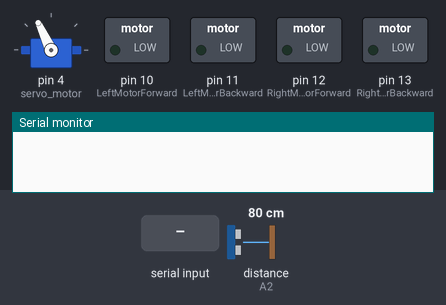
Recording of a sketch running on a simulated Arduino Uno, built with avr-gcc and run on an emulated ATmega328P. On the bench: servo, switched loads named in the sketch (green lamp = pin HIGH), the last lines printed to the serial monitor. Inputs (shaded band) come from the test bench; at power-on: distance to the obstacle (sensor on A2) 80 cm. The echo pulse lasts 58.3 µs per cm.

Above: at 3.9 s.
4.0 s: "1" received over Serial
At 4.6 s:
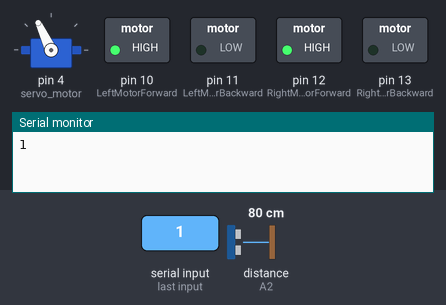
5.5 s: distance to the obstacle (sensor on A2) set to 43 cm
7.0 s: distance to the obstacle (sensor on A2) set to 36 cm
At 8.6 s:
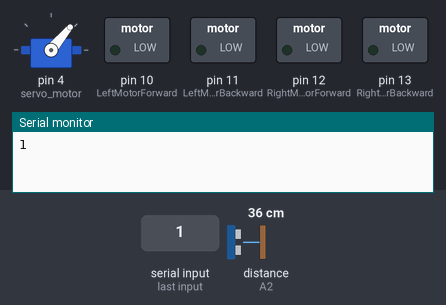
10.0 s: "0" received over Serial
At 10.5 s:
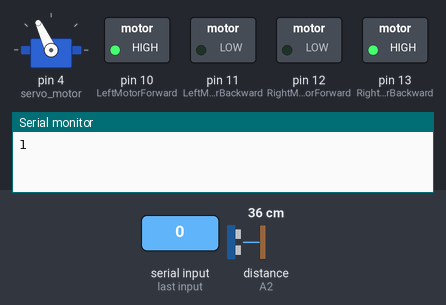
Timing chart, 0 to 13.0 s (numbered marks = the images above; inputs shaded):
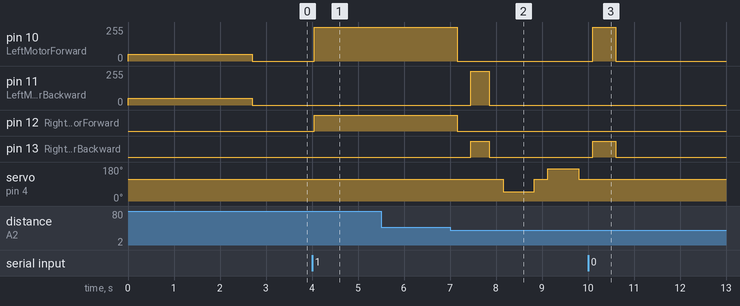

The sketch:

Obstacle_Avoiding_Robot_with_L298N.ino
```cpp
#include <Servo.h>          //Servo motor library. This is standard library
#include <NewPing.h>        //Ultrasonic sensor function library. You must install this library


char Incoming_value= '0';
//our L298N control pins
const int LeftMotorForward = 10;
const int LeftMotorBackward = 11;
const int RightMotorForward = 12;
const int RightMotorBackward = 13;

//sensor pins
#define trig_pin A1 //analog input 1
#define echo_pin A2 //analog input 2

#define maximum_distance 200
boolean goesForward = false;
int distance = 100;

NewPing sonar(trig_pin, echo_pin, maximum_distance); //sensor function
Servo servo_motor; //our servo name


void setup(){

  Serial.begin(9600);
  pinMode(RightMotorForward, OUTPUT);
  pinMode(LeftMotorForward, OUTPUT);
  pinMode(LeftMotorBackward, OUTPUT);
  pinMode(RightMotorBackward, OUTPUT);
  analogWrite(RightMotorForward,50);
  analogWrite(LeftMotorForward,50);
  analogWrite(LeftMotorBackward,50);
  analogWrite(RightMotorBackward,50);

  servo_motor.attach(4); //our servo pin

  servo_motor.write(115);
  delay(2000);
  distance = readPing();
  delay(100);
  distance = readPing();
  delay(100);
  distance = readPing();
  delay(100);
  distance = readPing();
  delay(100);
}

void loop(){

   while(Serial.available() > 0)
   {
     Incoming_value = Serial.read();
     Serial.println(Incoming_value);
   }

    if(Incoming_value == '1'){

        int distanceRight = 0;
        int distanceLeft = 0;
        delay(50);
        if (distance <= 40){
            moveStop();
            delay(300);
            moveBackward();
            delay(400);
            moveStop();
            delay(300);

            distanceRight = lookRight();
            delay(300);
            distanceLeft = lookLeft();
            delay(300);

              if (distance >= distanceLeft){
                  turnRight();
                  moveStop();
                  }
              else{
                  turnLeft();
                  moveStop();
                  }
            }
        else{

          moveForward();

          }
        distance = readPing();

      }
      else if(Incoming_value == '0'){moveStop();}


  }


/*do
{
  if(Serial.available() > 0)
  {
    Incoming_value = Serial.read();
    if(Incoming_value == '0'){break;}
  int distanceRight = 0;
  int distanceLeft = 0;
  delay(50);


  if (distance <= 40){
    moveStop();
    delay(300);
    moveBackward();
    delay(400);
    moveStop();
    delay(300);

    distanceRight = lookRight();
    delay(300);
    distanceLeft = lookLeft();
    delay(300);

    if (distance >= distanceLeft){
      turnRight();
      moveStop();
    }
    else{
      turnLeft();
      moveStop();
    }
  }
  else{
    moveForward();
      }
distance = readPing();


}
}
while(Incoming_value == '1');
*/


int lookRight(){
  servo_motor.write(50);
  delay(500);
  int distance = readPing();
  delay(100);
  servo_motor.write(115);
  return distance;
}

int lookLeft(){
  servo_motor.write(170);
  delay(500);
  int distance = readPing();
  delay(100);
  servo_motor.write(115);
  return distance;
  delay(100);
}

int readPing(){
  delay(70);
  int cm = sonar.ping_cm();
  if (cm==0){
    cm=250;
  }
  return cm;
}

void moveStop(){

  digitalWrite(RightMotorForward, LOW);
  digitalWrite(LeftMotorForward, LOW);
  digitalWrite(RightMotorBackward, LOW);
  digitalWrite(LeftMotorBackward, LOW);
}

void moveForward(){

  if(!goesForward){

    goesForward=true;

    digitalWrite(LeftMotorForward, HIGH);
    digitalWrite(RightMotorForward, HIGH);

    digitalWrite(LeftMotorBackward, LOW);
    digitalWrite(RightMotorBackward, LOW);
  }
}

void moveBackward(){

  goesForward=false;

  digitalWrite(LeftMotorBackward, HIGH);
  digitalWrite(RightMotorBackward, HIGH);

  digitalWrite(LeftMotorForward, LOW);
  digitalWrite(RightMotorForward, LOW);

}

void turnRight(){

  digitalWrite(LeftMotorForward, HIGH);
  digitalWrite(RightMotorBackward, HIGH);

  digitalWrite(LeftMotorBackward, LOW);
  digitalWrite(RightMotorForward, LOW);

  delay(500);

  digitalWrite(LeftMotorForward, HIGH);
  digitalWrite(RightMotorForward, HIGH);

  digitalWrite(LeftMotorBackward, LOW);
  digitalWrite(RightMotorBackward, LOW);


}

void turnLeft(){

  digitalWrite(LeftMotorBackward, HIGH);
  digitalWrite(RightMotorForward, HIGH);

  digitalWrite(LeftMotorForward, LOW);
  digitalWrite(RightMotorBackward, LOW);

  delay(500);

  digitalWrite(LeftMotorForward, HIGH);
  digitalWrite(RightMotorForward, HIGH);

  digitalWrite(LeftMotorBackward, LOW);
  digitalWrite(RightMotorBackward, LOW);
}
```

Measured:
- the behaviour switches between 41 and 40 cm on distance to the obstacle (sensor on A2) (found by bisection; images 1 and 2)
- after the input at 4.0 s, pin 10 (LeftMotorForward): 0/255 → 255/255 after 0.05 s; pin 12 (RightMotorForward): LOW → HIGH after 0.05 s
- after the input at 5.5 s, every drawn part: stays the same
- after the input at 7.0 s, pin 10 (LeftMotorForward): 255/255 → 0/255 after 0.16 s; pin 11 (LeftMotorBackward): 0/255 → 255/255 after 0.46 s, → 0/255 0.40 s later
- after the input at 10.0 s, pin 11 (LeftMotorBackward): stays 0/255 (without the input it goes to 255/255 after 1.0 s); pin 13 (RightMotorBackward): goes on until 10.6 s, then stays LOW; servo on pin 4 (servo_motor): stays 115° (without the input it goes to 50° after 1.7 s)
